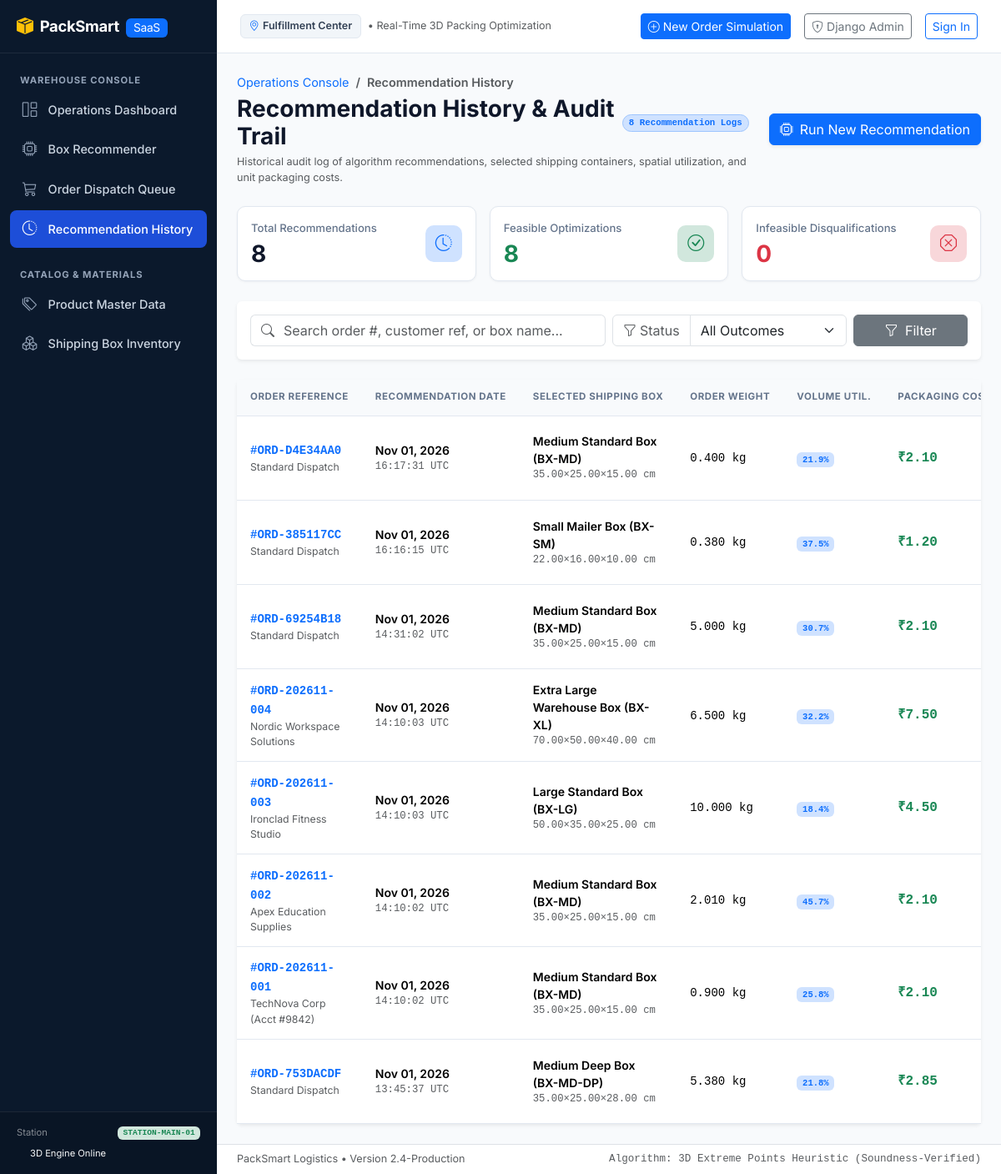
Before: /history/ with the older database file.
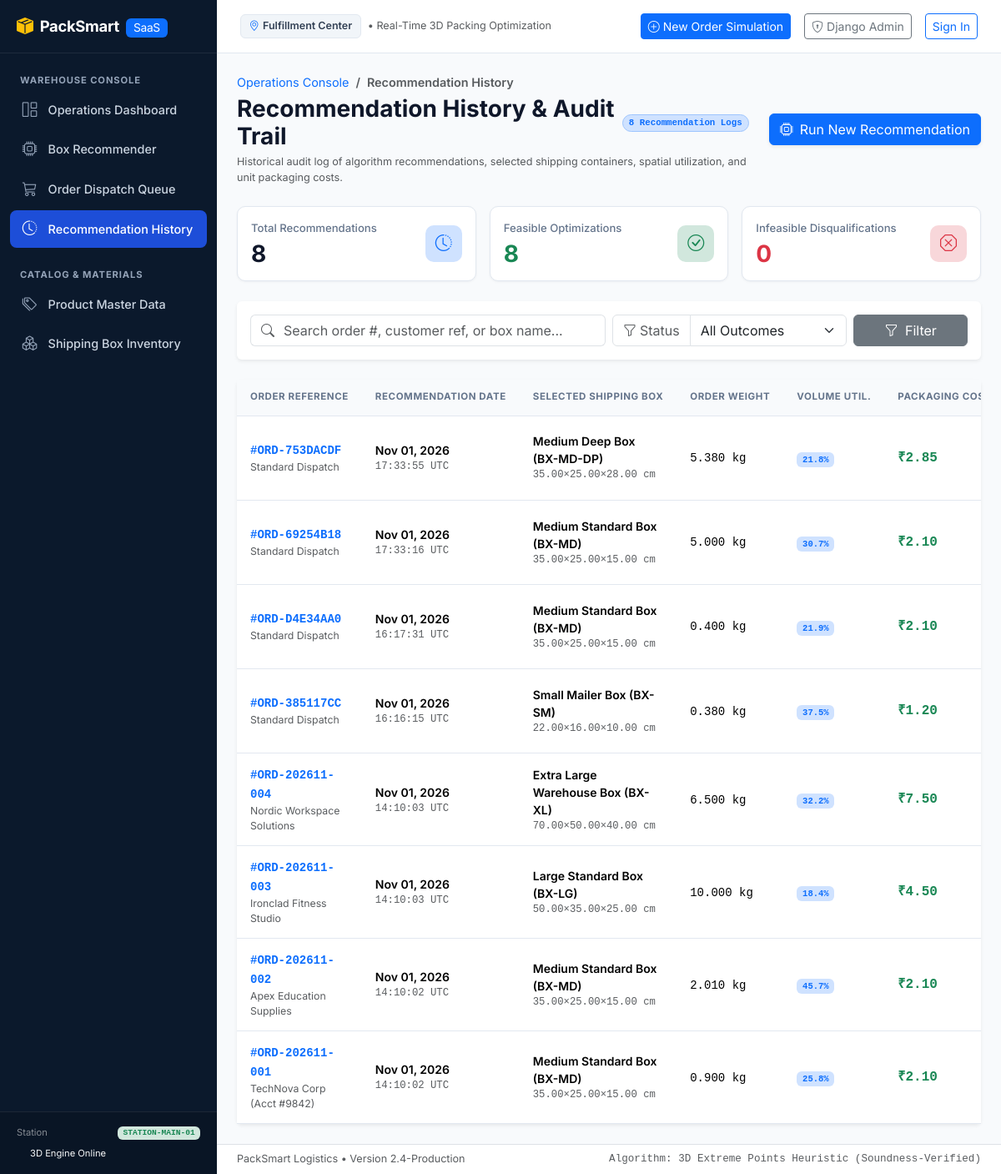
After: the same page with the newer database file.
### apps/orders/models.py (models this page shows, shortened)
class Order(models.Model):
    class Status(models.TextChoices):
        DRAFT = "DRAFT", "Draft"
        EVALUATED = "EVALUATED", "Evaluated / Box Assigned"
        PACKED = "PACKED", "Packed & Dispatched"
        FAILED = "FAILED", "Packing Infeasible"
    order_number = models.CharField(
        max_length=64,
        unique=True,
        db_index=True,
        help_text="Unique warehouse order identifier (e.g. ORD-20261101-ABCD).",
    )
    customer_reference = models.CharField(
        max_length=128,
        blank=True,
        default="",
        help_text="Customer name, account code, or external ERP reference.",
    )
    status = models.CharField(
        max_length=20,
        choices=Status.choices,
        default=Status.DRAFT,
        db_index=True,
        help_text="Current fulfillment lifecycle status.",
    )
    selected_box = models.ForeignKey(
        Box,
        null=True,
        blank=True,
        on_delete=models.SET_NULL,
        related_name="orders",
        help_text="Assigned lowest-cost feasible box determined by the packing service.",
    )
    total_weight = models.DecimalField(
        max_digits=10,
        decimal_places=3,
        default=Decimal("0.000"),
        help_text="Calculated total order weight in kg.",
    )
    total_volume = models.DecimalField(
        max_digits=14,
        decimal_places=2,
        default=Decimal("0.00"),
        help_text="Calculated total item volume in cm³.",
    )
    packaging_cost = models.DecimalField(
        max_digits=10,
        decimal_places=2,
        null=True,
        blank=True,
        help_text="Packaging cost of the selected box.",
    )
    notes = models.TextField(
        blank=True,
        help_text="Optional internal warehouse packaging instructions or notes.",
    )
    created_at = models.DateTimeField(
        auto_now_add=True,
        db_index=True,
        help_text="Timestamp when the order was created.",
    )
    updated_at = models.DateTimeField(
        auto_now=True,
        help_text="Timestamp when the order status or assignment was updated.",
    )
    class Meta:
        ordering = ["-created_at"]
        verbose_name = "Order"
        verbose_name_plural = "Orders"
        indexes = [
            models.Index(fields=["order_number"], name="idx_order_number"),
            models.Index(fields=["status", "created_at"], name="idx_order_status_created"),
        ]
    @property
    def total_order_weight(self) -> Decimal:
        return self.total_weight

class PackingResult(models.Model):
    order = models.OneToOneField(
        Order,
        on_delete=models.CASCADE,
        related_name="packing_result",
    )
    is_feasible = models.BooleanField(
        default=False,
        help_text="Indicates if a valid box was found that can pack all items.",
    )
    failure_reason = models.TextField(
        blank=True,
        help_text="Detailed failure explanation if no box could fit the order.",
    )
    volume_utilization_pct = models.DecimalField(
        max_digits=5,
        decimal_places=2,
        default=Decimal("0.00"),
        help_text="Volume space utilization percentage (0 - 100%).",
    )
    weight_utilization_pct = models.DecimalField(
        max_digits=5,
        decimal_places=2,
        default=Decimal("0.00"),
        help_text="Weight capacity utilization percentage (0 - 100%).",
    )
    placed_items_manifest = models.JSONField(
        default=list,
        blank=True,
        help_text="JSON list of 3D item placements [{sku, x, y, z, dx, dy, dz}].",
    )
    execution_time_ms = models.IntegerField(
        default=0,
        help_text="Algorithm computation runtime in milliseconds.",
    )
    evaluated_at = models.DateTimeField(auto_now_add=True)

### apps/catalog/models.py (models this page shows, shortened)
class Box(models.Model):
    name = models.CharField(
        max_length=100,
        unique=True,
        help_text="Descriptive shipping container code (e.g. Standard Medium Box, BX-MD).",
    )
    internal_length = models.DecimalField(
        max_digits=8,
        decimal_places=2,
        validators=[MinValueValidator(Decimal('0.01'))],
        help_text="Internal clearance length in centimeters (cm). Must be > 0.",
    )
    internal_width = models.DecimalField(
        max_digits=8,
        decimal_places=2,
        validators=[MinValueValidator(Decimal('0.01'))],
        help_text="Internal clearance width in centimeters (cm). Must be > 0.",
    )
    internal_height = models.DecimalField(
        max_digits=8,
        decimal_places=2,
        validators=[MinValueValidator(Decimal('0.01'))],
        help_text="Internal clearance height in centimeters (cm). Must be > 0.",
    )
    max_weight_capacity = models.DecimalField(
        max_digits=8,
        decimal_places=3,
        validators=[MinValueValidator(Decimal('0.001'))],
        help_text="Maximum gross payload capacity in kilograms (kg). Must be > 0.",
    )
    packaging_cost = models.DecimalField(
        max_digits=10,
        decimal_places=2,
        validators=[MinValueValidator(Decimal('0.00'))],
        help_text="Procurement or unit cost of the packaging material (₹). Must be >= 0.",
    )
    is_active = models.BooleanField(
        default=True,
        db_index=True,
        help_text="Controls whether this box is considered during packing optimization.",
    )
    created_at = models.DateTimeField(
        auto_now_add=True,
        help_text="Timestamp when the box specification was added.",
    )
    updated_at = models.DateTimeField(
        auto_now=True,
        help_text="Timestamp when the box specification was last modified.",
    )
    class Meta:
        ordering = ["packaging_cost", "name"]
        verbose_name = "Shipping Box"
        verbose_name_plural = "Shipping Boxes"
        indexes = [
            models.Index(
                fields=["is_active", "packaging_cost"],
                name="idx_box_active_cost",
            ),
        ]
        constraints = [
            models.CheckConstraint(
                condition=models.Q(internal_length__gt=Decimal('0.00')),
                name="chk_box_length_positive",
            ),
            models.CheckConstraint(
                condition=models.Q(internal_width__gt=Decimal('0.00')),
                name="chk_box_width_positive",
            ),
            models.CheckConstraint(
                condition=models.Q(internal_height__gt=Decimal('0.00')),
                name="chk_box_height_positive",
            ),
            models.CheckConstraint(
                condition=models.Q(max_weight_capacity__gt=Decimal('0.000')),
                name="chk_box_max_weight_positive",
            ),
            models.CheckConstraint(
                condition=models.Q(packaging_cost__gte=Decimal('0.00')),
                name="chk_box_cost_non_negative",
            ),
        ]

### apps/orders/views.py (the view)
# urls.py: path('history/', views.RecommendationHistoryView.as_view(), name='history_list'),
class RecommendationHistoryView(ListView):
    model = Order
    template_name = 'orders/history_list.html'
    context_object_name = 'evaluations'
    paginate_by = 15
    def get_queryset(self):
        qs = (
            Order.objects.filter(status__in=[Order.Status.EVALUATED, Order.Status.PACKED, Order.Status.FAILED])
            .select_related('selected_box', 'packing_result')
            .prefetch_related('items__product')
            .order_by('-updated_at')
        )
        query = self.request.GET.get('q', '').strip()
        status_filter = self.request.GET.get('status', 'all')
        if query:
            qs = qs.filter(
                Q(order_number__icontains=query) |
                Q(customer_reference__icontains=query) |
                Q(selected_box__name__icontains=query)
            )
        if status_filter in ['EVALUATED', 'PACKED', 'FAILED']:
            qs = qs.filter(status=status_filter)
        return qs
    def get_context_data(self, **kwargs):
        context = super().get_context_data(**kwargs)
        context['search_query'] = self.request.GET.get('q', '').strip()
        context['current_status'] = self.request.GET.get('status', 'all')
        eval_counts = Order.objects.aggregate(
            total=Count('id', filter=Q(status__in=[Order.Status.EVALUATED, Order.Status.PACKED, Order.Status.FAILED])),
            feasible=Count('id', filter=Q(status__in=[Order.Status.EVALUATED, Order.Status.PACKED])),
            infeasible=Count('id', filter=Q(status=Order.Status.FAILED)),
        )
        context['total_evaluations'] = eval_counts['total']
        context['feasible_count'] = eval_counts['feasible']
        context['infeasible_count'] = eval_counts['infeasible']
        return context

### templates/orders/history_list.html (shortened to what the changed rows need)
{% extends "base.html" %}
{% block content %}
<div class="row align-items-center mb-4">
    <div class="col">
        <div class="d-flex align-items-center gap-2">
            <h1 class="h3 fw-bold mb-0 text-slate-900">Recommendation History & Audit Trail</h1>
        </div>
    </div>
</div>
<div class="card border-0 shadow-sm">
    <div class="table-responsive">
        <table class="table table-enterprise align-middle mb-0">
            <thead>
                <tr>
                    <th scope="col" style="width: 16%;">Order Reference</th>
                    <th scope="col" style="width: 18%;">Recommendation Date</th>
                    <th scope="col" style="width: 22%;">Selected Shipping Box</th>
                    <th scope="col" style="width: 12%;">Order Weight</th>
                    <th scope="col" style="width: 10%;">Volume Util.</th>
                    <th scope="col" style="width: 10%;">Packaging Cost</th>
                </tr>
            </thead>
            <tbody>
                {% for order in evaluations %}
                <tr>
                    <td>
                        <a href="{% url 'orders:recommendation' order.order_number %}" class="font-mono fw-bold text-primary text-decoration-none">
                            #{{ order.order_number }}
                        </a>
                        <div class="text-muted small">{{ order.customer_reference|default:"Standard Dispatch" }}</div>
                    </td>
                    <td>
                        <div class="text-slate-800 fw-semibold">{{ order.updated_at|date:"M d, Y" }}</div>
                        <div class="text-muted small font-mono">{{ order.updated_at|date:"H:i:s" }} UTC</div>
                    </td>
                    <td>
                        {% if order.selected_box %}
                            <div class="fw-semibold text-slate-900">{{ order.selected_box.name }}</div>
                            <div class="text-muted small font-mono">
                                {{ order.selected_box.internal_length }}×{{ order.selected_box.internal_width }}×{{ order.selected_box.internal_height }} cm
                            </div>
                        {% else %}
                            <span class="badge bg-danger-subtle text-danger">
                                <i class="bi bi-x-octagon me-1"></i> Infeasible
                            </span>
                        {% endif %}
                    </td>
                    <td>
                        <span class="font-mono text-slate-800">
                            {{ order.total_order_weight|default:order.total_weight }} kg
                        </span>
                    </td>
                    <td>
                        {% if order.packing_result %}
                            <span class="badge bg-primary-subtle text-primary font-mono">
                                {{ order.packing_result.volume_utilization_pct|floatformat:1 }}%
                            </span>
                        {% else %}
                            <span class="text-muted small">—</span>
                        {% endif %}
                    </td>
                    <td>
                        {% if order.packaging_cost %}
                            <span class="fw-bold text-success font-mono fs-6">
                                ₹{{ order.packaging_cost }}
                            </span>
                        {% else %}
                            <span class="text-muted font-mono">—</span>
                        {% endif %}
                    </td>
                </tr>
                {% endfor %}
            </tbody>
        </table>
    </div>
</div>
{% endblock %}

Changed rows visible on the page:
changed Order "ORD-753DACDF": updated_at "13:45:37" → "17:33:55"; moves up the list
changed Order "ORD-69254B18": updated_at "14:31:02" → "17:33:16"; moves up the list
